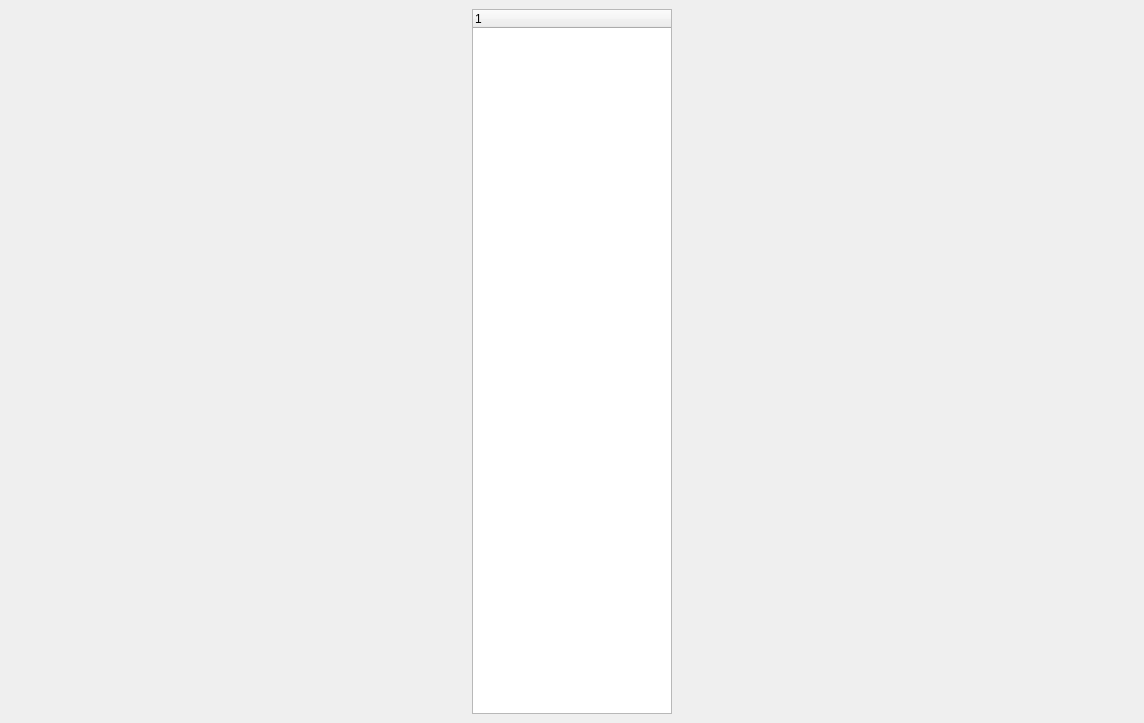
<?xml version="1.0" encoding="UTF-8"?>
<ui version="4.0">
 <class>MainWindow</class>
 <widget class="QMainWindow" name="MainWindow">
  <property name="geometry">
   <rect>
    <x>0</x>
    <y>0</y>
    <width>1144</width>
    <height>723</height>
   </rect>
  </property>
  <property name="windowTitle">
   <string>MainWindow</string>
  </property>
  <widget class="QWidget" name="centralwidget">
   <layout class="QHBoxLayout" name="horizontalLayout">
    <item>
     <widget class="QTreeWidget" name="treeWidget">
      <property name="maximumSize">
       <size>
        <width>200</width>
        <height>16777215</height>
       </size>
      </property>
      <column>
       <property name="text">
        <string notr="true">1</string>
       </property>
      </column>
     </widget>
    </item>
   </layout>
  </widget>
  <widget class="QMenuBar" name="menubar">
   <property name="geometry">
    <rect>
     <x>0</x>
     <y>0</y>
     <width>1144</width>
     <height>22</height>
    </rect>
   </property>
  </widget>
 </widget>
 <resources/>
 <connections/>
</ui>
